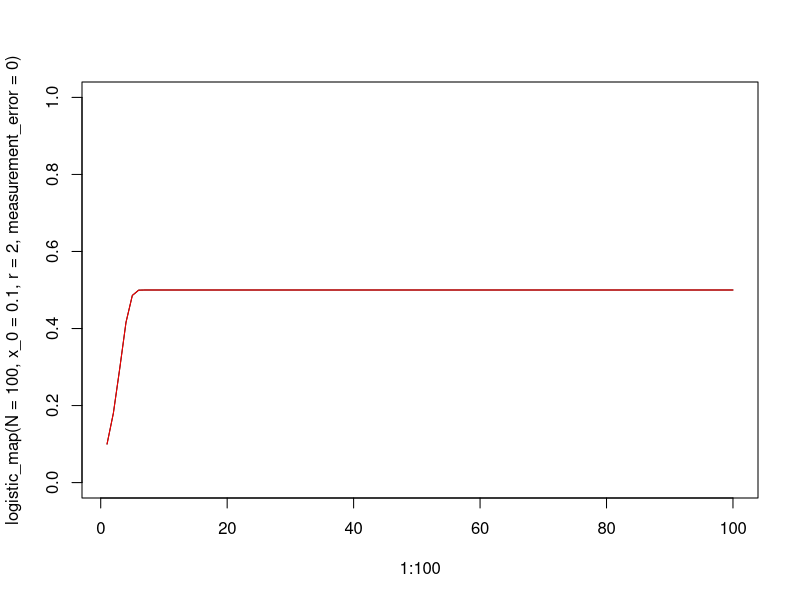

R code for this plot:
## ---- chunk 1
logistic_map <- function(N=NULL, x_0, r=NULL, measurement_error = 0, dynamic_error = 0){
#  N = 100
#  x_0 <- .1
#  r=2.8
#  measurement_error = 0.1
# dynamic_error = .01
 
   x<-array(dim=N)
  x[1]<-x_0
  for(i in 2:N){
    draw=T
    while(draw){
      y <- r*x[i-1]*(1-x[i-1])+rnorm(1, mean = 0, sd=dynamic_error)
      
      if(measurement_error > 0) {y <- y+rnorm(1, mean = 0, sd=measurement_error)} else ( y<-y)
      
      if(all(y > 0 & y < 1)) {draw = F} else{draw = T}
        
    }
   
    x[i]<-y
        
  }
  
  x
  
} 

## ---- chunk 2
plot(1:100, logistic_map(N=100, x_0 = .1, r=2, measurement_error =  0), type = "l", ylim=c(0,1))
lines(logistic_map(N=100, x_0 = .1, r=2, dynamic_error = 0), col = "red")

